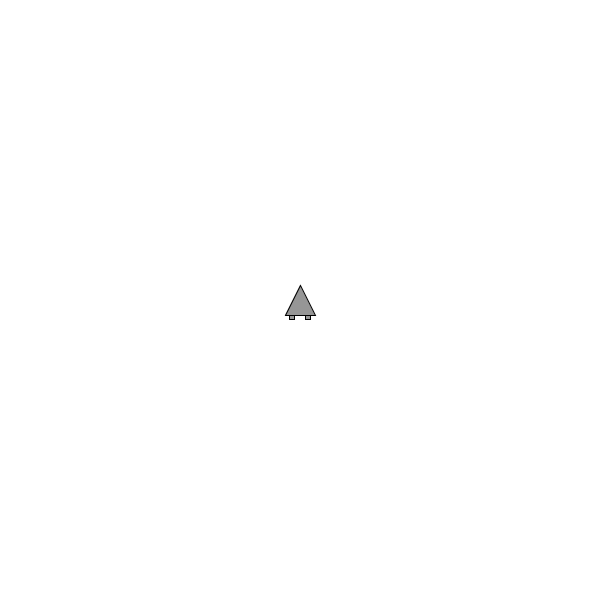
Frame 1 (no input)
Frame 60 (the mouse pressed at the canvas centre just before this capture): identical to frame 1, image omitted
Frame 120 (the mouse held since frame 60 and released just before this capture): identical to frame 1, image omitted

The Processing sketch that drew this single still picture (run headless with seeded random() and noise(); from frame 60 on, the mouse is pressed at the canvas centre):

// Processing sketch: Exercise_3_6_Asteroids
// ── Exercise_3_6_Asteroids.pde
SpaceShip sp;
void setup(){
  size(600,600);
  sp = new SpaceShip(width/2,height/2);
  smooth();
}

void draw(){
  background(255);
  sp.update();
  sp.display();
}

void keyPressed(){
  if(key == 'z'){
    sp.acceleration.set(0,-1); 
  }
  
  if(key == CODED){
    if(keyCode == LEFT){
      sp.aVelocity=-1;
    }else if(keyCode == RIGHT){
      sp.aVelocity=1;
    }
  }
}

void keyReleased(){
      sp.aVelocity=0; 
      sp.acceleration.set(0,0); 

}
// ── SpaceShip.pde
class SpaceShip{
  PVector location;
  PVector velocity;
  PVector acceleration;
  float angle;
  float aVelocity;
  float aAcceleration;
  SpaceShip(float x, float y){
    location = new PVector(x,y);
    velocity = new PVector(0,0);
    acceleration = new PVector();
    angle = 0;
    aVelocity = 0;
    aAcceleration = 0;
  }
  
  void update(){
    location.add(velocity);
    velocity.add(acceleration);
    angle+=aVelocity;
    aVelocity+=aAcceleration;
    
    if(location.x< 0){
      location.x = width;
    }else if(location.x>width){
      location.x = 0;
    }
  }

  void display(){
    pushStyle();
    fill(150);
    translate(location.x,location.y);
    rotate(radians(angle));
    triangle(0, -15, -15, 15, 15, 15);
    pushMatrix();
    rectMode(CENTER);
    rect(-8,17,5,4);
    rect(8,17,5,4);
    popMatrix();
    popStyle();
  }
  
}
